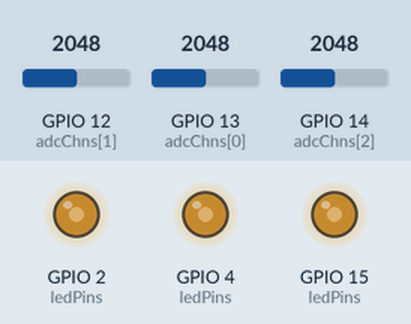
The sketch below on a simulated ESP32. On the bench: output pins drawn as LEDs (lit = HIGH). The test bench sets the inputs (shaded band); at power-on: GPIO 12 (adcChns[1]) = 2048, GPIO 13 (adcChns[0]) = 2048, GPIO 14 (adcChns[2]) = 2048.

Above: at 1.2 s.
1.3 s: GPIO 12 (adcChns[1]) set to 1228
At 2.5 s:
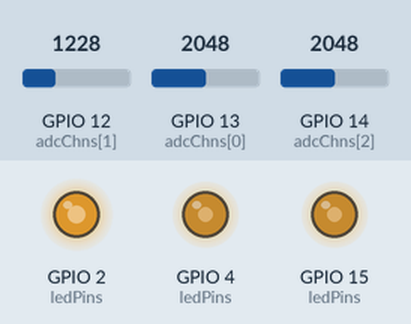
2.8 s: GPIO 13 (adcChns[0]) set to 1228
At 3.6 s:
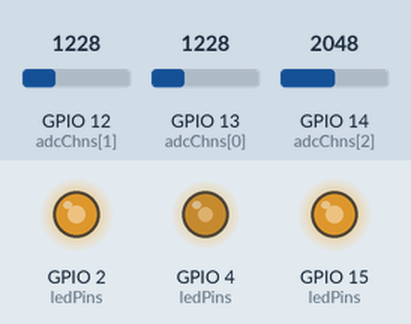
4.3 s: GPIO 14 (adcChns[2]) set to 1228
At 5.0 s:
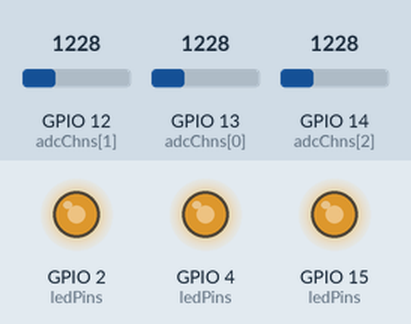
5.8 s: GPIO 12 (adcChns[1]) set to 491
At 7.0 s:
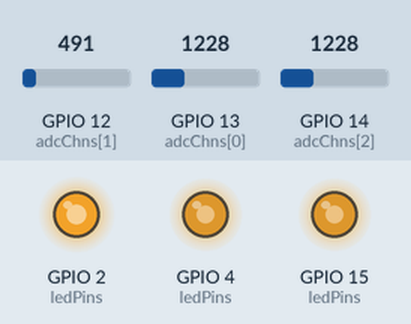
7.3 s: GPIO 13 (adcChns[0]) set to 491
At 8.5 s:
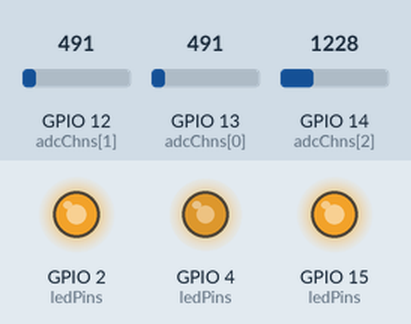
8.8 s: GPIO 14 (adcChns[2]) set to 491
At 9.4 s:
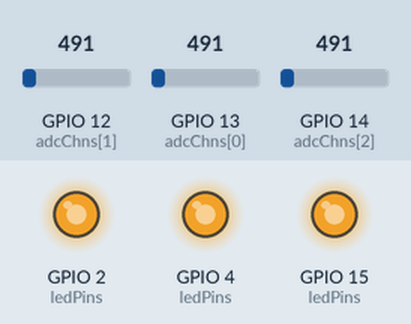
Timing chart, 0 to 11.3 s (numbered marks = the images above; inputs shaded):
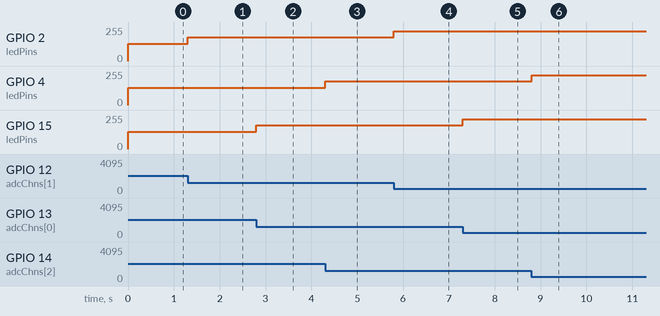

The sketch:

Sketch_11.2_SoftColorfulLight.ino
```cpp
/**********************************************************************
  Filename    : SoftColorfulLight
  Description : Controlling the color of RGBLED by potentiometer.
  Auther      : www.freenove.com
  Modification: 2024/06/18
**********************************************************************/
const byte ledPins[] = {15, 2, 4};      //define led pins
const byte pwmChns[] = {0, 1, 2};       //define the pwm channels
const byte adcChns[] = {13, 12, 14};    // define the adc channels
int colors[] = {0, 0, 0};               // red, green ,blue values of color.
void setup() {
  for (int i = 0; i < 3; i++) {   //setup the pwm channels
    ledcAttachChannel(ledPins[i], 1000, 8, pwmChns[i]);
  }
}

void loop() {
  for (int i = 0; i < 3; i++) {
    colors[i] = map(analogRead(adcChns[i]), 0, 4096, 0, 255); //calculate color value.
    ledcWrite(ledPins[i], 256 - colors[i]);   //set color
  }
  delay(10);
}
```

Measured:
- after the input at 1.3 s, GPIO 2 (ledPins): 128/255 → 179/255 at once
- after the input at 2.8 s, GPIO 15 (ledPins): 128/255 → 179/255 at once
- after the input at 4.3 s, GPIO 4 (ledPins): 128/255 → 179/255 at once
- after the input at 5.8 s, GPIO 2 (ledPins): 179/255 → 225/255 at once
- after the input at 7.3 s, GPIO 15 (ledPins): 179/255 → 225/255 at once
- after the input at 8.8 s, GPIO 4 (ledPins): 179/255 → 225/255 at once
